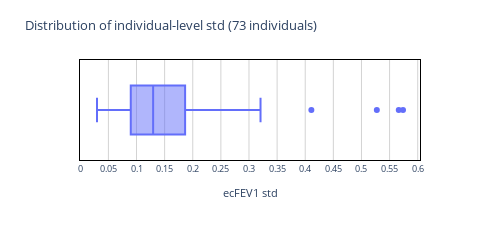

This figure's notebook cell:
### Markdown cell above
### Boxplot of individul level std

### Code cell
# Pick healthy individuals
def get_std(df):
    """
    If there are more than 10 values, compute the standard deviation
    Else, return NaN
    """
    if len(df) > 10:
        return df.std()
    else:
        return np.nan


# Remove unhealthy individuals
# Compute avg predicted fev1 per id
stmp = df.groupby("ID")["ecFEV1 % Predicted"].agg("mean").sort_values()
ids_healthy = stmp[stmp > 80].index

# Filter healthy individuals
df_std = df[df["ID"].isin(ids_healthy)]
stds = df_std.groupby("ID")["ecFEV1"].agg(get_std).dropna().sort_values()

# Print avg std
print(f"Average std: {stds.mean()}")
print(f"Median std: {stds.median()}")

# Plost histogram of stds
fig = px.box(stds, x="ecFEV1", orientation="h")
# Improve boxplot colouring
# More x axis ticks
fig.update_xaxes(tick0=0, dtick=0.05)
# fig = px.histogram(stds, nbins=80)  # , marginal="box")
# Update x axis
# fig.update_xaxes(
#     title_text=f"Standard deviation of the individual's<br> O2 saturation measurements"
# )
# fig.update_yaxes(title_text="Individuals count")
fig.update_layout(
    title_text=f"Distribution of individual-level std ({len(stds)} individuals)",
    height=180,
    width=500,
    showlegend=False,
    font=dict(size=9),
    plot_bgcolor="white",
)
# Grey grid
fig.update_xaxes(
    showgrid=True,
    gridwidth=1,
    gridcolor="lightgrey",
    linecolor="black",
    linewidth=1,
    mirror=True,
    title="ecFEV1 std",
)
# Same on y
fig.update_yaxes(linecolor="black", linewidth=1, mirror=True)
fig.show()

# Median std: 0.1

### Figure 1 — Plotly figure (JSON) as saved in the notebook; plotly's stock layout.template omitted (floating-point values rounded to 4 significant figures)
{"data": [{"alignmentgroup": "True", "hovertemplate": "ecFEV1=%{x}<extra></extra>", "legendgroup": "", "marker": {"color": "#636efa"}, "name": "", "notched": false, "offsetgroup": "", "orientation": "h", "showlegend": false, "type": "box", "x": [0.02974, 0.04688, 0.0475, 0.05348, 0.05822, 0.059, 0.06285, 0.06689, 0.07014, 0.07145, 0.07506, 0.08012, 0.08218, 0.08615, 0.08638, 0.08676, 0.08858, 0.08915, 0.08998, 0.09074, 0.09088, 0.0921, 0.09911, 0.09959, 0.1013, 0.109, 0.1107, 0.1161, 0.1163, 0.1181, 0.1203, 0.121, 0.1221, 0.1233, 0.1259, 0.1268, 0.1295, 0.1349, 0.1366, 0.1388, 0.1422, 0.1459, 0.1461, 0.1487, 0.1506, 0.156, 0.158, 0.1583, 0.1609, 0.1666, 0.1676, 0.1739, 0.1816, 0.1837, 0.1848, 0.1913, 0.1964, 0.2004, 0.214, 0.2184, 0.2359, 0.2427, 0.2463, 0.2513, 0.258, 0.2605, 0.2622, 0.2624, 0.3205, 0.4109, 0.5273, 0.5663, 0.5738], "x0": " ", "xaxis": "x", "y0": " ", "yaxis": "y"}], "layout": {"boxmode": "group", "font": {"size": 9}, "height": 180, "legend": {"tracegroupgap": 0}, "margin": {"t": 60}, "plot_bgcolor": "white", "showlegend": false, "title": {"text": "Distribution of individual-level std (73 individuals)"}, "width": 500, "xaxis": {"anchor": "y", "domain": [0, 1], "dtick": 0.05, "gridcolor": "lightgrey", "gridwidth": 1, "linecolor": "black", "linewidth": 1, "mirror": true, "showgrid": true, "tick0": 0, "title": {"text": "ecFEV1 std"}}, "yaxis": {"anchor": "x", "domain": [0, 1], "linecolor": "black", "linewidth": 1, "mirror": true}}}
